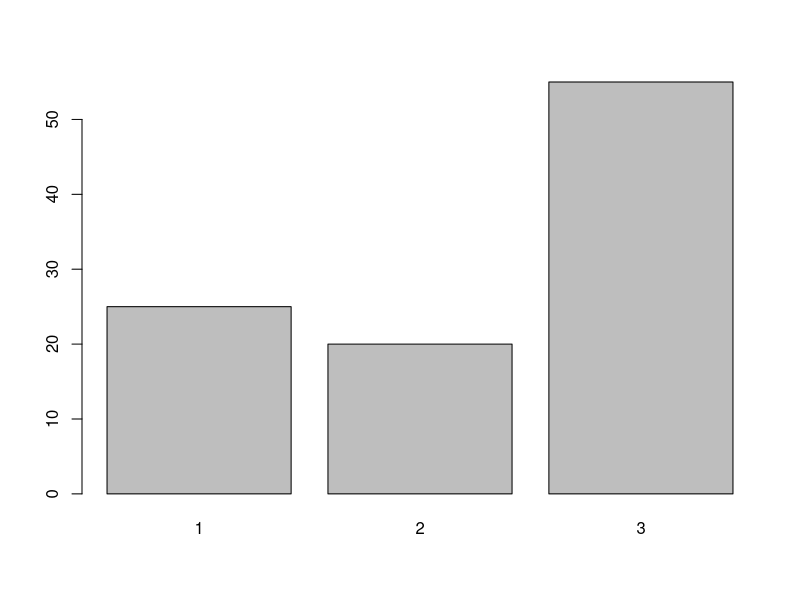

Source code (R):
## ---- chunk 1

x <- 1:12

sample(x)

#With replace 

sample(x,replace = TRUE)

# With Probability

barplot(table(sample(1:3,100,replace = TRUE, prob = c(0.25,0.25,0.50))))

# Bernoulli's Trials

sample(c(0,1),10, replace = TRUE)

